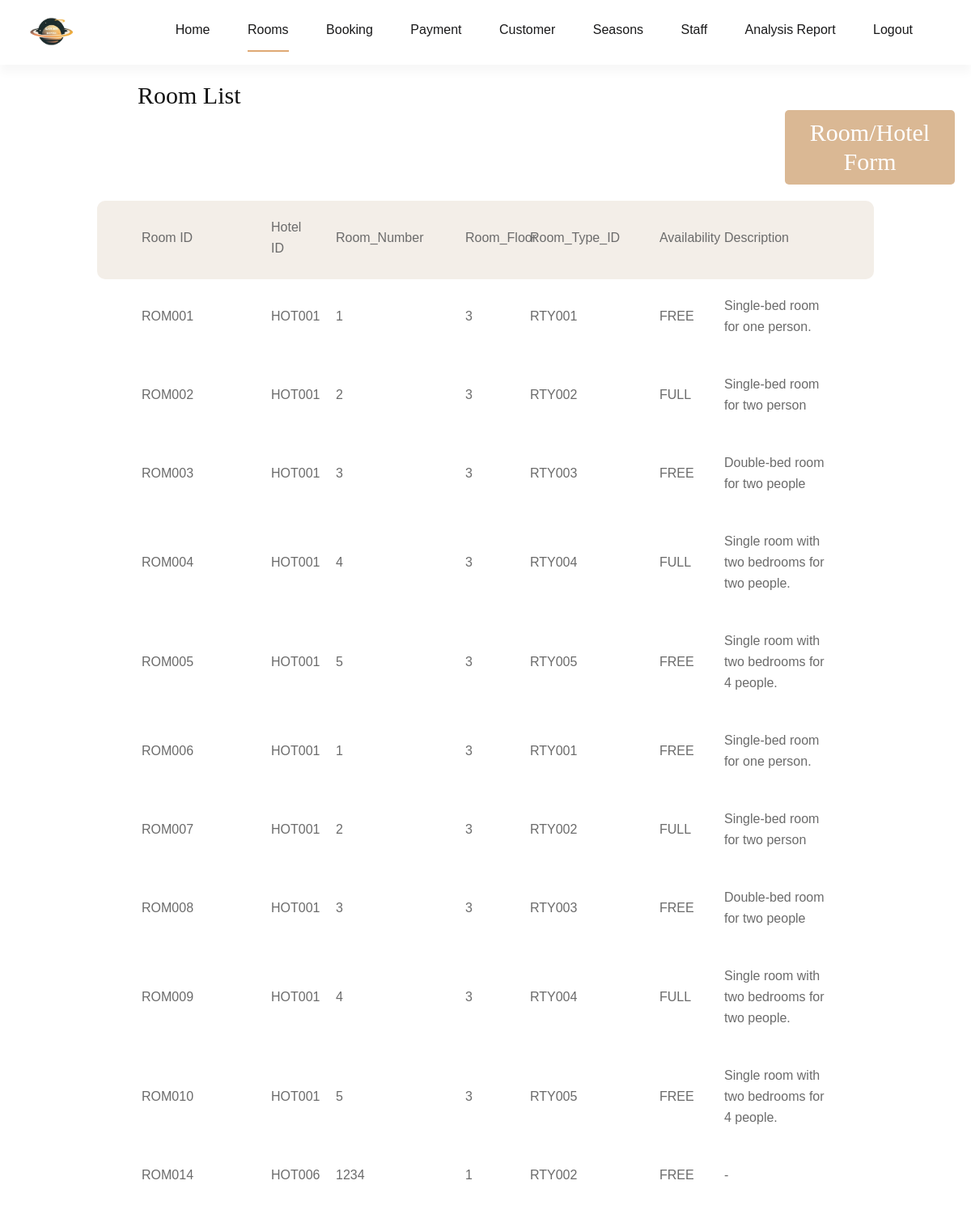
Page /admin-room-list.php on the committed database.
### tables this page shows
CREATE TABLE `room_info` (
  `room_ID` varchar(10) NOT NULL,
  `hotel_ID` varchar(10) NOT NULL,
  `room_number` int(11) NOT NULL,
  `room_floor` int(11) NOT NULL,
  `room_type_ID` varchar(10) NOT NULL,
  `availability` enum('FREE','FULL') NOT NULL DEFAULT 'FREE',
  `description` text NOT NULL
);

### admin-room-list.php (the view, shortened to what this page needs)
<?php
$con=mysqli_connect("localhost","root","","hotel_db");
?>
<!DOCTYPE html>
<html lang="en">
<head>
    <link rel="stylesheet" href="css/bootstrap.min.css" type="text/css">
    <link rel="stylesheet" href="css/font-awesome.min.css" type="text/css">
    <link rel="stylesheet" href="css/elegant-icons.css" type="text/css">
    <link rel="stylesheet" href="css/flaticon.css" type="text/css">
    <link rel="stylesheet" href="css/owl.carousel.min.css" type="text/css">
    <link rel="stylesheet" href="css/nice-select.css" type="text/css">
    <link rel="stylesheet" href="css/jquery-ui.min.css" type="text/css">
    <link rel="stylesheet" href="css/magnific-popup.css" type="text/css">
    <link rel="stylesheet" href="css/slicknav.min.css" type="text/css">
    <link rel="stylesheet" href="css/style.css" type="text/css">
</head>
<body>
    <header class="header-section">
        <div class="menu-item" style="padding-top: 10px;padding-bottom: 10px;box-shadow: 0px 10px 10px rgba(36, 11, 12, 0.03);">
            <div class="container">
                <div class="row">
                    <div class="col-lg-1">
                        <div class="logo">
                            <a href="./index.php">
                                <img widp="100px" src="./img/Logo the saturn hotel.png" alt="">
                            </a>
                        </div>
                    </div>
                    <div class="col-lg-11">
                        <div class="nav-menu">
                            <nav class="mainmenu">
                                <ul>
                                    <li><a href="./adminIndex.php">Home</a></li>
                                    <li class="active"><a href="./admin-room-list.php">Rooms</a></li>
                                    <li><a href="./admin-booking.php">Booking</a></li>
                                    <li><a href="./admin-payment.php">Payment</a></li>
                                    <li><a href="./admin-customer.php">Customer</a></li>
                                    <li><a href="./admin-seasons.php">Seasons</a></li>
                                    <li><a href="./admin-staff.php">Staff</a></li>
                                    <li><a href="./analysis-report.php">Analysis Report</a></li>
                                    <li><a href="./login-staff.php">Logout</a></li>
                                </ul>
                            </nav>
                        </div>
                    </div>
                </div>
            </div>
        </div>
    </header>
    <div>
        <h1>Room List <a href="./room-form.php"><button>Room/Hotel Form</button></a> </h1>
        <div>
        <?php
        $sql = "SELECT * FROM room_info";
        $result = mysqli_query($con, $sql);
        if (mysqli_num_rows($result) > 0) {
        echo '<div class="row" style="border-radius: 10px; display: flex; background-color: #F3EEE8; color: black; max-width: 80%; justify-content: center; align-items: center; margin: auto;">';
        echo '<p class="col-lg-2">Room ID</p>';
        echo '<p class="col-lg-1">Hotel ID</p>';
        echo '<p class="col-lg-2">Room_Number</p>';
        echo '<p class="col-lg-1">Room_Floor</p>';
        echo '<p class="col-lg-2">Room_Type_ID</p>';
        echo '<p class="col-lg-1">Availability</p>';
        echo '<p class="col-lg-2">Description</p>';
        echo '</div>';
        while ($row = mysqli_fetch_assoc($result)) {
        echo '<div class="row" style="border-radius: 10px; display: flex; background-color: #FFFFFF; color: black; max-width: 80%; justify-content: center; align-items: center; margin: auto;">';
        echo '<p class="col-lg-2">' . $row["room_ID"] . '</p>';
        echo '<p class="col-lg-1">' . $row["hotel_ID"] . '</p>';
        echo '<p class="col-lg-2">' . $row["room_number"] . '</p>';
        echo '<p class="col-lg-1">' . $row["room_floor"] . '</p>';
        echo '<p class="col-lg-2">' . $row["room_type_ID"] . '</p>';
        echo '<p class="col-lg-1">' . $row["availability"] . '</p>';
        echo '<p class="col-lg-2">' . $row["description"] . '</p>';
        echo '</div>';
        }
        } else {
        echo "No data found in the 'room_info' table.";
        }
        ?>
        </div>
</html>

### css/style.css (style rules this page uses)
html, body { height: 100%; font-family: "Cabin", sans-serif; -webkit-font-smoothing: antialiased; font-smooth: antialiased; }
h1, h2, h3, h4, h5, h6 { margin: 0; color: #111111; font-weight: 400; font-family: "Lora", serif; }
h1 { font-size: 70px; }
p { font-size: 16px; font-family: "Cabin", sans-serif; color: #6b6b6b; font-weight: 400; line-height: 26px; margin: 0 0 15px 0; }
img { max-width: 100%; }
ul, ol { padding: 0; margin: 0; }
.menu-item { position: relative; z-index: 9; }
.menu-item .logo a { display: inline-block; }
.menu-item .nav-menu { text-align: right; }
.menu-item .nav-menu .mainmenu { display: inline-block; }
.menu-item .nav-menu .mainmenu li { list-style: none; display: inline-block; position: relative; z-index: 1; }
.menu-item .nav-menu .mainmenu li.active a:after { opacity: 1; }
.menu-item .nav-menu .mainmenu li a { font-size: 16px; color: #19191a; margin-right: 42px; font-weight: 500; display: inline-block; padding: 15px 0; position: relative; -webkit-transition: all 0.3s; -o-transition: all 0.3s; transition: all 0.3s; }
.menu-item .nav-menu .mainmenu li a:after { position: absolute; left: 0; top: 52px; width: 100%; height: 2px; background: #dfa974; content: ""; opacity: 0; -webkit-transition: all 0.3s; -o-transition: all 0.3s; transition: all 0.3s; }
@media only screen and (min-width: 1200px) { .container { max-width: 1170px; } }

### admin-room-list.php (style rules this page uses)
html { display: block; margin: auto; }
h1 { text-align: start; font-size: 30px; padding: 20px; margin-left: 150px; }
p { padding: 10px; padding-top: 20px; text-align: start; }
button { margin-left: 800px; padding: 10px 20px; background-color: #dab894; color: #fff; border: none; border-radius: 5px; cursor: pointer; }

### rows in the picture
room_info: room_ID "ROM001", hotel_ID "HOT001", room_number "1", room_floor "3", room_type_ID "RTY001", availability "FREE", description "Single-bed room for one person."
room_info: room_ID "ROM002", hotel_ID "HOT001", room_number "2", room_floor "3", room_type_ID "RTY002", availability "FULL", description "Single-bed room for two person"
room_info: room_ID "ROM003", hotel_ID "HOT001", room_number "3", room_floor "3", room_type_ID "RTY003", availability "FREE", description "Double-bed room for two people"
room_info: room_ID "ROM004", hotel_ID "HOT001", room_number "4", room_floor "3", room_type_ID "RTY004", availability "FULL", description "Single room with two bedrooms for two people."
room_info: room_ID "ROM005", hotel_ID "HOT001", room_number "5", room_floor "3", room_type_ID "RTY005", availability "FREE", description "Single room with two bedrooms for 4 people."
room_info: room_ID "ROM006", hotel_ID "HOT001", room_number "1", room_floor "3", room_type_ID "RTY001", availability "FREE", description "Single-bed room for one person."
room_info: room_ID "ROM007", hotel_ID "HOT001", room_number "2", room_floor "3", room_type_ID "RTY002", availability "FULL", description "Single-bed room for two person"
room_info: room_ID "ROM008", hotel_ID "HOT001", room_number "3", room_floor "3", room_type_ID "RTY003", availability "FREE", description "Double-bed room for two people"
room_info: room_ID "ROM009", hotel_ID "HOT001", room_number "4", room_floor "3", room_type_ID "RTY004", availability "FULL", description "Single room with two bedrooms for two people."
room_info: room_ID "ROM010", hotel_ID "HOT001", room_number "5", room_floor "3", room_type_ID "RTY005", availability "FREE", description "Single room with two bedrooms for 4 people."
room_info: room_ID "ROM014", hotel_ID "HOT006", room_number "1234", room_floor "1", room_type_ID "RTY002", availability "FREE", description "-"
